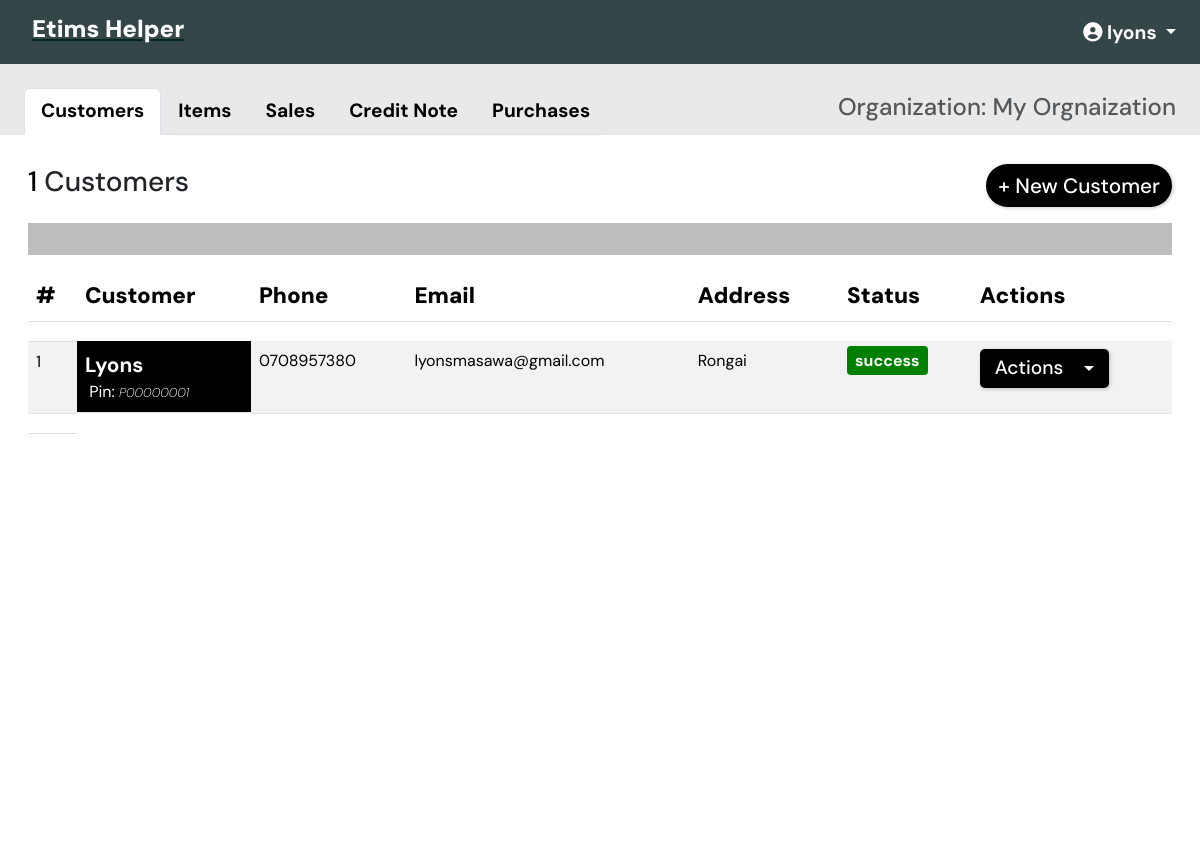
Screenshot of /api/organization/1/ (signed in) with the database file from the repository.
### organization/models.py (models this page shows, shortened)
class Organization(BaseModel):
    user = models.ManyToManyField(User,  related_name="organizations")
    organization_name = models.CharField(max_length=50, unique=True)
    organization_pin = models.CharField(
        max_length=50,  unique=True)
    organization_email = models.EmailField(max_length=50)
    organization_physical_address = models.CharField(max_length=100)
    organization_phone = models.CharField(max_length=13)

### customer/models.py (models this page shows, shortened)
class Customer(BaseModel):
    organization = models.ForeignKey(
        Organization, on_delete=models.CASCADE, related_name='customers')
    customer_name = models.CharField(max_length=200)
    customer_pin = models.CharField(
        max_length=200, unique=True,  validators=[MinLengthValidator(9)],)
    customer_address = models.CharField(max_length=200, blank=True, null=True)
    customer_phone = models.CharField(max_length=200, blank=False, null=False)
    customer_email = models.EmailField(max_length=200, blank=True, null=True)
    class Meta:
        unique_together = (('organization', 'customer_phone'),
                           ('organization', 'customer_email'))

### api_tracker/models.py (models this page shows, shortened)
class APIRequestLog(BaseModel):
    STATUS_CHOICES = [
        ("pending", "Pending"),
        ("success", "Success"),
        ("failed", "Failed"),
        ("retrying", "Retrying"),
    ]
    request_type = models.CharField(max_length=50)
    request_payload = models.JSONField()
    response_data = models.JSONField(null=True, blank=True)
    status = models.CharField(
        max_length=10, choices=STATUS_CHOICES, default="pending")
    retries = models.PositiveIntegerField(default=0)
    user = models.ForeignKey(
        "auth.User", on_delete=models.SET_NULL, null=True, blank=True)
    organization = models.ForeignKey(
        "organization.Organization", on_delete=models.SET_NULL, null=True, blank=True)
    item = models.ForeignKey(
        "item.Item", on_delete=models.SET_NULL, null=True, blank=True)
    customer = models.ForeignKey(
        "customer.Customer", on_delete=models.CASCADE, null=True, blank=True)
    purchase = models.ForeignKey(
        "purchases.Purchase", on_delete=models.CASCADE, null=True, blank=True)
    transaction = models.ForeignKey(
        "transaction.Transaction", on_delete=models.CASCADE, null=True, blank=True)

### organization/views.py (the view)
# urls.py: path("<int:pk>/", views.organization_detail, name="organization_detail"),
@login_required
def organization_detail(request, pk):
    try:
        organization = get_object_or_404(Organization, pk=pk)
        items = Item.objects.select_related("organization").filter(
            organization=organization).order_by('-created_at')
        customers = Customer.objects.select_related("organization").filter(
            organization=organization).order_by('-created_at')
        invoices = Transaction.objects.select_related("organization").filter(
            organization=organization, document_type="invoice").order_by('-created_at')
        credit_notes = Transaction.objects.select_related("organization").filter(
            organization=organization, document_type="credit_note").order_by('-created_at')
        purchases_data = Purchase.objects.select_related("organization").filter(
            organization=organization).order_by('-created_at')
        purchases = process_purchases(purchases_data)
        item_statuses = {log.item.id: {"id": log.id, "status": log.status} for log in APIRequestLog.objects.filter(
            item__organization=organization)}
        customer_statuses = {log.customer.id: {"id": log.id, "status": log.status} for log in APIRequestLog.objects.filter(
            customer__organization=organization, request_type="saveCustomer")}
        transaction_statuses = {log.transaction.id: {"id": log.id, "status": log.status} for log in APIRequestLog.objects.filter(
            transaction__organization=organization)}
        purchases_statuses = {log.purchase.id: {"id": log.id, "status": log.status} for log in APIRequestLog.objects.filter(
            purchase__organization=organization, request_type="verifyPurchase")}
        if request.method == 'POST':
            action_name = request.POST.get('action_name')
            if not action_name:
                return JsonResponse({'success': False, 'error': 'No action specified.'})
        else:
            item_form = ItemForm()
            customer_form = CustomerForm()
            transaction_form = TransactionForm()
            customer_form = CustomerForm()
            transaction_form = TransactionForm()
            sales_items_form = SalesItemsForm()
        return render(request, "organization/organization_detail.html", {
            "organization": organization,
            "items": items,
            "customers": customers,
            "invoices": invoices,
            "credit_notes": credit_notes,
            "item_statuses": item_statuses,
            "customer_statuses": customer_statuses,
            "transaction_statuses": transaction_statuses,
            'purchases_statuses':  purchases_statuses,
            "item_form": item_form,
            "customer_form": customer_form,
            "transaction_form": transaction_form,
            "sales_items_form": sales_items_form,
            'COUNTRY_CHOICES': COUNTRY_CHOICES,
            'PRODUCT_TYPE_CHOICES': PRODUCT_TYPE_CHOICES,
            'UNIT_CHOICES': UNIT_CHOICES,
            'PACKAGE_CHOICES': PACKAGE_CHOICES,
            'TAXPAYER_STATUS_CHOICES': TAXPAYER_STATUS_CHOICES,
            'TAX_TYPE_CHOICES': TAX_TYPE_CHOICES,
            'purchases': purchases,
        })
    except Exception as e:
        print(f"Error in organization_detail view: {str(e)}")
        return render(request, "organization/organization_detail.html", {
            "organization": organization,
            "items": items,
            "customers": customers,
            "invoices": [],
            "credit_notes": [],
            "item_form": ItemForm(),
            "customer_form": CustomerForm(),
            "transaction_form": TransactionForm(),
            "sales_items_form": SalesItemsForm(),
        })

### organization/templates/organization/organization_detail.html (shortened to what this page needs)
{% extends "main.html" %}
{% load bootstrap5 %}
{% load template_filters %}
{% block content %}
{% include 'res_nav.html' %}
<div class="container-fluid p-0 pt-2 part-upper" style="height: 100%;">
    <div class="d-flex justify-content-between align-items-center py-0 pt-3 px-4  part-upper">
        <ul class="nav nav-tabs" id="organizationTab" role="tablist">
            <li class="nav-item" role="presentation">
                <a class="nav-link  active" id="customers-tab" data-bs-toggle="tab" href="#customers" role="tab"
                    aria-controls="customers" aria-selected="true">Customers</a>
            </li>
            <li class="nav-item" role="presentation">
                <a class="nav-link" id="items-tab" data-bs-toggle="tab" href="#items" role="tab" aria-controls="items"
                    aria-selected="false">Items</a>
            </li>
            <li class="nav-item" role="presentation">
                <a class="nav-link" id="sales-tab" data-bs-toggle="tab" href="#sales" role="tab" aria-controls="sales"
                    aria-selected="false">Sales</a>
            </li>
            <li class="nav-item" role="presentation">
                <a class="nav-link" id="credit-note-tab" data-bs-toggle="tab" href="#credit-note" role="tab"
                    aria-controls="credit-note" aria-selected="false">Credit Note</a>
            </li>
            <li class="nav-item" role="presentation">
                <a class="nav-link" id="purchases-tab" data-bs-toggle="tab" href="#purchases" role="tab"
                    aria-controls="purchases" aria-selected="false">Purchases</a>
            </li>
        </ul>
        <h4 class="text-muted weight-bold">Organization: {{ organization.organization_name }}</h4>
    </div>
    <div class="container-fluid py-3 " style="min-height: 90vh; background-color:white;">
        <div class="tab-content add-tab" id="organizationTabContent">
            <div class="tab-pane fade show active" id="customers" role="tabpanel" aria-labelledby="customers-tab">
                <div class="d-flex justify-content-between align-items-center p-0 pt-1">
                    <h3><span style="color: #000000;">{{ customers.count }}</span> Customers</h3>
                    <div>
                        <button type="button" class="btn add" data-toggle="modal" data-bs-toggle="modal"
                            data-bs-target="#createCustomerModal">
                            + New Customer
                        </button>
                    </div>
                </div>
                <hr class="hr-style" />
                {% if customers %}
                <table class="table table-striped">
                    <thead class="thead-dark">
                        <tr>
                            <th scope="col">#</th>
                            <th scope="col">Customer</th>
                            <th scope="col">Phone</th>
                            <th scope="col">Email</th>
                            <th scope="col">Address</th>
                            <th scope="col">Status</th>
                            <th scope="col">Actions</th>
                        </tr>
                        <tr>
                            <td style="font-size: 2px;">
                            </td>
                        </tr>
                    </thead>
                    <tbody class="cust-list">
                        {% for customer in customers %}
                        <tr id="customer-{{ customer.id }}" class="align-items-center justify-center lines">
                            <td>{{forloop.counter}}</td>
                            <td class="td-header ">
                                <a class="a-style">
                                    <strong class="td_title">{{ customer.customer_name }}</strong><br>
                                    &nbsp;Pin: <small class="td_span">{{ customer.customer_pin }}</small>
                                </a>
                            </td>
                            <td>{{ customer.customer_phone }}</td>
                            <td>{{ customer.customer_email }}</td>
                            <td>{{ customer.customer_address }}</td>
                            <td class="dflex">
                                {% with customer_data=customer_statuses|dict_get:customer.id %}
                                <span class="status {{ customer_data.status }}">{{ customer_data.status }}</span>
                                {% endwith %}
                            </td>
                            <td>
                                <div class="dropdown">
                                    <button class="btn btn-secondary btn-sm dropdown-toggle w-btn" type="button"
                                        id="dropdownMenuButton-customer-{{ customer.id }}" data-bs-toggle="dropdown"
                                        aria-expanded="false">
                                        Actions
                                    </button>
                                </div>
                            </td>
                        </tr>
                        <tr>
                            <td style="font-size: 2px;">
                            </td>
                        </tr>
                        {% endfor %}
                    </tbody>
                </table>
                {% else %}
                <p>No customers found for this organization.</p>
                {% endif %}
            </div>
                {% if purchases %}
                        {% for purchase in purchases %}
                                                {% include "organization/invoice_template.html" with purchase=purchase%}
                        {% endfor %}
                {% else %}
                <p>No purchases found for this organization.</p>
                {% endif %}
{% endblock %}

### templates/main.html (shortened to what this page needs)
{% load bootstrap5 %}
{% load static %}
<!DOCTYPE html>
<html lang="en">
<head>
    <link rel="stylesheet" href="https://cdnjs.cloudflare.com/ajax/libs/font-awesome/6.1.0/css/all.min.css"
 />
    <link rel="stylesheet" href="https://cdnjs.cloudflare.com/ajax/libs/font-awesome/6.0.0/css/all.min.css"
 />
    <link href="https://cdnjs.cloudflare.com/ajax/libs/select2/4.0.13/css/select2.min.css" rel="stylesheet" />
    {% block style %}
    {% bootstrap_css %}
    <link rel="stylesheet" type="text/css" href="{% static 'css/main.css' %}">
    {% endblock style %}
</head>
<body>
    {% block content %}
    {% endblock content %}
</body>
</html>

### templates/res_nav.html (shortened to what this page needs)
<nav class="navbar navbar-expand-lg navcolor">
    <div class="container-fluid navbar-x">
        <a href="{% url 'organization:organization_list' %}" class="nav-a" style="color: #00251D !important">
            <h1 class="navlogo">
                Etims Helper
            </h1>
        </a>
        <div class="collapse navbar-collapse" id="navbarSupportedContent">
            <ul class="navbar-nav me-auto mb-2 mb-lg-0 bg-tr">
                <li class="nav-item dropdown" ">
                    <a class="nav-link dropdown-toggle" href="#" id="navbarDropdown" role="button"
                        data-bs-toggle="dropdown" aria-expanded="false" style="color: white !important;">
                        {% if request.user.profile %}
                        <img src=" {{ request.user.username}}" class="rounded-circle z-depth-0" style="max-width:100%;
                            max-height:100%;">
                        {% else %}
                        <i class="fa fa-user-circle"></i>&nbsp;{{request.user.username}}
                        {%endif%}
                    </a>
                </li>
            </ul>
        </div>
    </div>
</nav>

### organization/templates/organization/invoice_template.html (shortened to what this page needs)
{% load template_filters %}
<!DOCTYPE html>
<head>
</head>
<body>
</body>
</html>

### rows the page displays
Organization: organization_name "My Orgnaization"
Customer: customer_name "Lyons", customer_pin "P00000001", customer_phone "0708957380", customer_email "lyonsmasawa@gmail.com", customer_address "Rongai"
APIRequestLog: status "success"

### other values shown
{{ request.user.username }} "lyons"
{{ customers.count }} "1"
